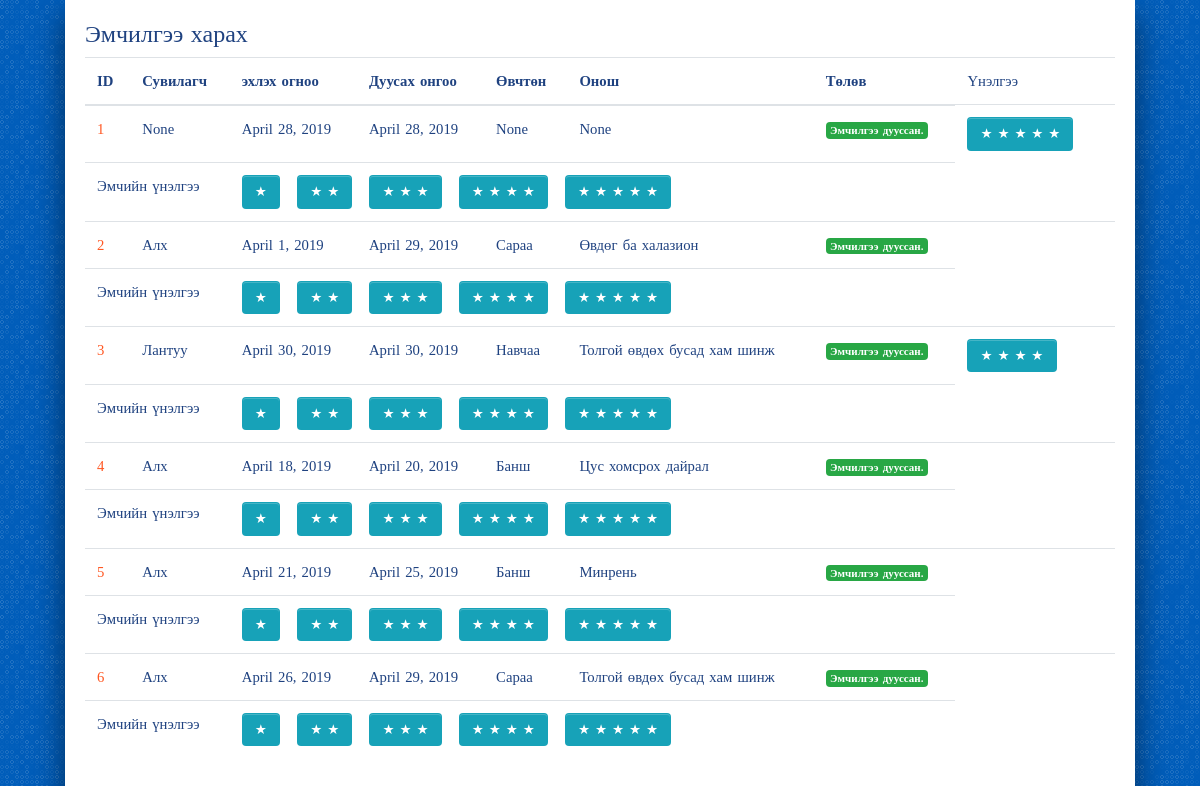
Before: /drug/all_emchilgee_list/ with the older database file.
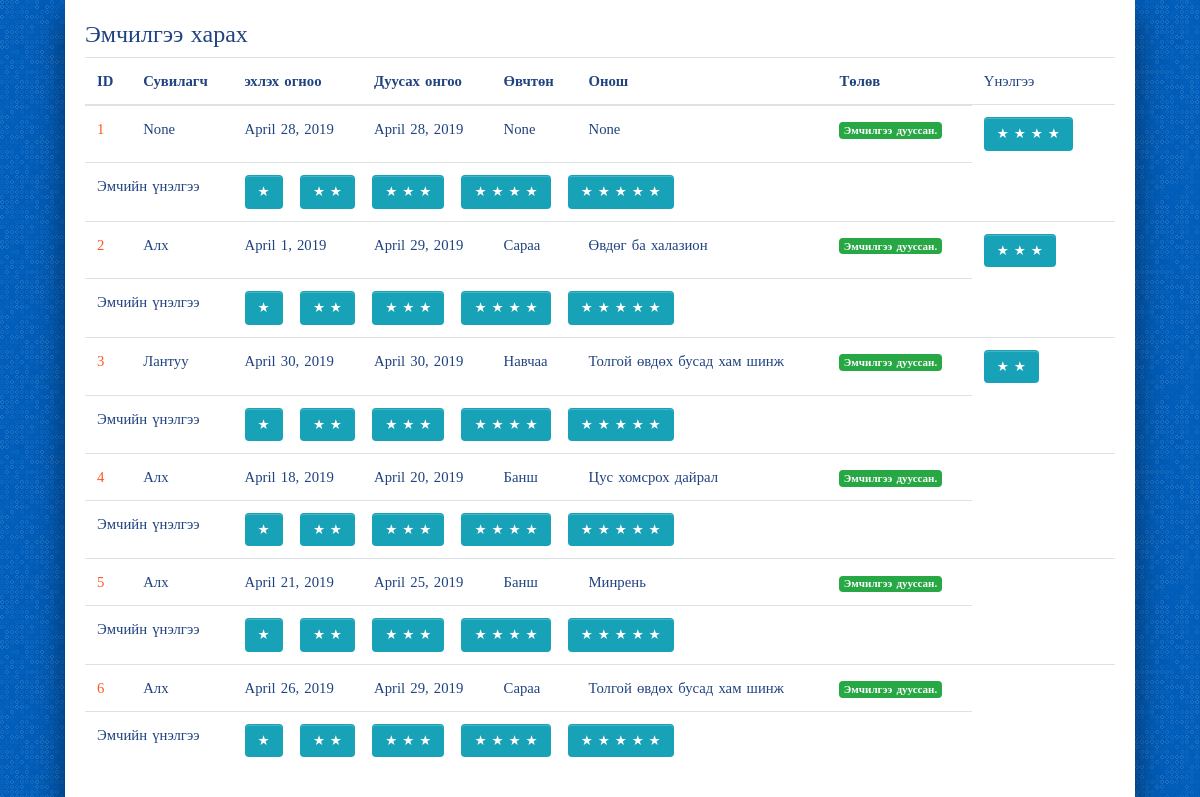
After: the same page with the newer database file.
### drug/models.py (models this page shows, shortened)
class Emchilgee(models.Model):
    start_date = models.DateField(default=timezone.now)
    end_date = models.DateField(default=timezone.now)
    worker = models.ForeignKey(Worker, on_delete=models.SET_NULL, null=True, blank=True)
    costumer = models.ForeignKey(Costumer, on_delete=models.SET_NULL, null=True, blank=True)
    onosh = models.ForeignKey(Onosh, on_delete=models.SET_NULL, null=True, blank=True)
    created_date = models.DateField(default=timezone.now)
    def is_started(self):
        return self.start_date <= date.today()
    def is_done(self):
        return self.end_date < date.today()

class Doctor_review(models.Model):
    emchilgee = models.IntegerField(default=0)
    doctor = models.ForeignKey(Worker, on_delete=models.SET_NULL, null=True, blank=True)
    review = models.IntegerField(default=1)

class Onosh(models.Model):
    category = models.CharField(max_length=200, null=True, blank=True)
    disc = models.CharField(max_length=400, null=True, blank=True)
    code = models.CharField(max_length=20, null=True, blank=True)
    def __str__(self):
        return self.disc

### account/models.py (models this page shows, shortened)
class Worker(models.Model):
    user            = models.OneToOneField(User, on_delete=models.CASCADE, primary_key=True, related_name='worker')
    firstname       = models.CharField(max_length=200)
    lastname        = models.CharField(max_length=200)
    register        = models.CharField(max_length=200)
    gender          = models.ForeignKey(Gender,on_delete=models.SET_NULL, null=True, blank=True)
    age             = models.IntegerField(null=True, blank=True)
    degree          = models.ForeignKey(Degree, on_delete=models.SET_NULL, null=True, blank=True)
    position        = models.ForeignKey(Position, on_delete=models.SET_NULL, null=True, blank=True)
    def __str__(self):
        return self.firstname

class Costumer(models.Model):
    user            = models.OneToOneField(User, on_delete=models.CASCADE, primary_key=True, related_name='costumer')
    firstname       = models.CharField(max_length=200)
    lastname        = models.CharField(max_length=200)
    register        = models.CharField(max_length=200)
    gender          = models.ForeignKey(Gender,on_delete=models.SET_NULL, null=True, blank=True)
    age             = models.IntegerField(null=True, blank=True)
    description     = models.CharField(max_length=200)
    def __str__(self):
        return self.firstname

### drug/views.py (the view)
def all_emchilgee_list(request, template_name='drug/all_emchilgee_list.html'):
    data = {}
    temp = []
    today = date.today()
    doctor_review = Doctor_review.objects.all()
    emchilgee = Emchilgee.objects.all()
    for item in emchilgee:
        if item.end_date < today:
            temp.append(item)
    emchilgee = temp
    data['doctor_review'] = doctor_review
    data['emchilgee'] = emchilgee
    return render(request, template_name, data)

### drug/templates/drug/all_emchilgee_list.html
{% extends 'base.html' %}
{% load staticfiles %}
{% load bootstrap3 %}
{% block content %}
<h4>Эмчилгээ харах</h4>
<table class="table">
<thead>
    <tr>
      <th> ID </th>
      <th> Сувилагч </th>
      <th> эхлэх огноо</th>
      <th> Дуусах онгоо </th>
      <th> Өвчтөн </th>
      <th> Онош </th>
      <th> Төлөв </th>
      <td> Үнэлгээ</td>
    </tr>
</thead>
  <tbody>
      {% for drug in emchilgee %}
        <tr>
          <td> <a href='#'> {{ drug.id }} </a></td>
          <td>{{ drug.worker }}</td>
          <td>{{ drug.start_date }}</td>
          <td>{{ drug.end_date }}</td>
          <td>{{ drug.costumer }}</td>
          <td>{{ drug.onosh }}</td>
          <td>
            {% if drug.is_started %}
              {% if drug.is_done %}
                <span class="badge badge-success">Эмчилгээ дууссан.</span>
              {% else %}
                <span class="badge badge-warning">Эмчилгээ хийгдэж байгаа.</span>
              {% endif %}
            {% else %}
              <span class="badge badge-danger">Эмчилгээ эхлээгүй.</span>
            {% endif %}
          </td>
          <td>
            {% for items in doctor_review %}
              {% if drug.id == items.emchilgee %}
                <span>
                  {% if items.review == 1 %}
                    <div class="form-check form-check-inline">
                      <a href="#" class="btn btn-info btn-lg">★</a>
                    </div>
                  {% elif items.review == 2%}
                    <div class="form-check form-check-inline">
                      <a href="#" class="btn btn-info btn-lg">★ ★</a>
                    </div>
                  {% elif items.review == 3%}
                    <div class="form-check form-check-inline">
                      <a href="#" class="btn btn-info btn-lg">★ ★ ★</a>
                    </div>
                  {% elif items.review == 4%}
                    <div class="form-check form-check-inline">
                      <a href="#" class="btn btn-info btn-lg">★ ★ ★ ★</a>
                    </div>
                  {% elif items.review == 5 %}
                    <div class="form-check form-check-inline">
                      <a href="#" class="btn btn-info btn-lg">★ ★ ★ ★ ★</a>
                    </div>
                  {% endif %}
                </span>
              {% endif %}
            {% endfor %}
          </td>
        </tr>
        <tr>
          <td colspan="2"> Эмчийн үнэлгээ </td>
          <td colspan="5">
            <div class="form-check form-check-inline">
              <a href="{% url 'drug:make_review_1' drug.id %}" class="btn btn-info btn-lg">★</a>
            </div>
            <div class="form-check form-check-inline">
              <a href="{% url 'drug:make_review_2' drug.id %}" class="btn btn-info btn-lg">★ ★</a>
            </div>
            <div class="form-check form-check-inline">
              <a href="{% url 'drug:make_review_3' drug.id %}" class="btn btn-info btn-lg">★ ★ ★</a>
            </div>
            <div class="form-check form-check-inline">
              <a href="{% url 'drug:make_review_4' drug.id %}" class="btn btn-info btn-lg">★ ★ ★ ★</a>
            </div>
            <div class="form-check form-check-inline">
              <a href="{% url 'drug:make_review_5' drug.id %}" class="btn btn-info btn-lg">★ ★ ★ ★ ★</a>
            </div>
          </td>
        </tr>
      {% endfor %}
  </tbody>
</table>
{% endblock %}

Changed rows visible on the page:
changed Doctor_review (number 1 of 3 on the later page): review "★ ★ ★ ★ ★" → "★ ★ ★ ★"
changed Doctor_review (number 3 of 3 on the later page): review "★ ★ ★ ★" → "★ ★"
